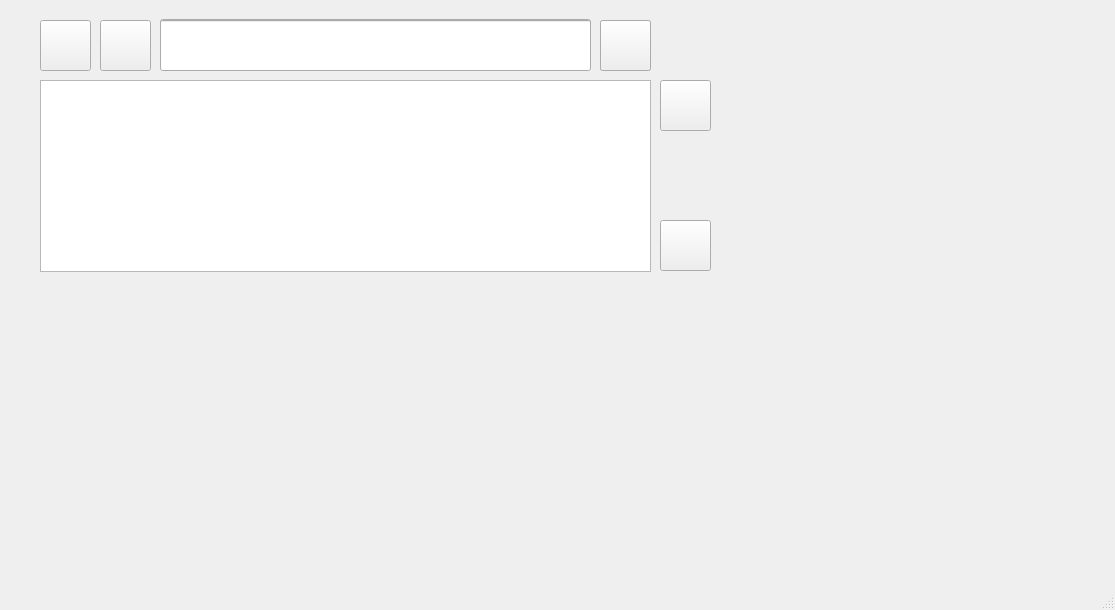
<?xml version="1.0" encoding="UTF-8"?>
<ui version="4.0">
 <class>MainWindow</class>
 <widget class="QMainWindow" name="MainWindow">
  <property name="geometry">
   <rect>
    <x>0</x>
    <y>0</y>
    <width>1115</width>
    <height>610</height>
   </rect>
  </property>
  <property name="windowTitle">
   <string>MainWindow</string>
  </property>
  <property name="iconSize">
   <size>
    <width>38</width>
    <height>38</height>
   </size>
  </property>
  <widget class="QWidget" name="centralwidget">
   <widget class="QTableView" name="tableView">
    <property name="geometry">
     <rect>
      <x>40</x>
      <y>80</y>
      <width>611</width>
      <height>192</height>
     </rect>
    </property>
   </widget>
   <widget class="QPushButton" name="btnAdd">
    <property name="geometry">
     <rect>
      <x>660</x>
      <y>80</y>
      <width>51</width>
      <height>51</height>
     </rect>
    </property>
    <property name="text">
     <string/>
    </property>
    <property name="icon">
     <iconset>
      <normaloff>:/pic/pic/add.svg</normaloff>:/pic/pic/add.svg</iconset>
    </property>
    <property name="iconSize">
     <size>
      <width>38</width>
      <height>38</height>
     </size>
    </property>
   </widget>
   <widget class="QPushButton" name="btndelete">
    <property name="geometry">
     <rect>
      <x>660</x>
      <y>220</y>
      <width>51</width>
      <height>51</height>
     </rect>
    </property>
    <property name="text">
     <string/>
    </property>
    <property name="icon">
     <iconset>
      <normaloff>:/pic/pic/clear.svg</normaloff>:/pic/pic/clear.svg</iconset>
    </property>
    <property name="iconSize">
     <size>
      <width>32</width>
      <height>32</height>
     </size>
    </property>
   </widget>
   <widget class="QPushButton" name="btnData">
    <property name="geometry">
     <rect>
      <x>40</x>
      <y>20</y>
      <width>51</width>
      <height>51</height>
     </rect>
    </property>
    <property name="text">
     <string/>
    </property>
    <property name="icon">
     <iconset>
      <normaloff>:/pic/database.svg</normaloff>:/pic/database.svg</iconset>
    </property>
    <property name="iconSize">
     <size>
      <width>38</width>
      <height>38</height>
     </size>
    </property>
   </widget>
   <widget class="QLineEdit" name="dataPath">
    <property name="geometry">
     <rect>
      <x>160</x>
      <y>19</y>
      <width>431</width>
      <height>51</height>
     </rect>
    </property>
   </widget>
   <widget class="QPushButton" name="btnOk">
    <property name="geometry">
     <rect>
      <x>600</x>
      <y>20</y>
      <width>51</width>
      <height>51</height>
     </rect>
    </property>
    <property name="text">
     <string/>
    </property>
    <property name="icon">
     <iconset>
      <normaloff>:/pic/ok.svg</normaloff>:/pic/ok.svg</iconset>
    </property>
    <property name="iconSize">
     <size>
      <width>38</width>
      <height>38</height>
     </size>
    </property>
   </widget>
   <widget class="QLabel" name="label">
    <property name="geometry">
     <rect>
      <x>0</x>
      <y>550</y>
      <width>1121</width>
      <height>20</height>
     </rect>
    </property>
    <property name="text">
     <string/>
    </property>
   </widget>
   <widget class="QPushButton" name="btnExport">
    <property name="geometry">
     <rect>
      <x>100</x>
      <y>20</y>
      <width>51</width>
      <height>51</height>
     </rect>
    </property>
    <property name="text">
     <string/>
    </property>
    <property name="icon">
     <iconset>
      <normaloff>:/pic/export.svg</normaloff>:/pic/export.svg</iconset>
    </property>
    <property name="iconSize">
     <size>
      <width>38</width>
      <height>38</height>
     </size>
    </property>
   </widget>
   <widget class="QLineEdit" name="exportPath">
    <property name="geometry">
     <rect>
      <x>160</x>
      <y>20</y>
      <width>431</width>
      <height>51</height>
     </rect>
    </property>
   </widget>
   <widget class="QPushButton" name="btnOkEport">
    <property name="geometry">
     <rect>
      <x>600</x>
      <y>20</y>
      <width>51</width>
      <height>51</height>
     </rect>
    </property>
    <property name="text">
     <string/>
    </property>
    <property name="icon">
     <iconset>
      <normaloff>:/pic/ok.svg</normaloff>:/pic/ok.svg</iconset>
    </property>
    <property name="iconSize">
     <size>
      <width>38</width>
      <height>38</height>
     </size>
    </property>
   </widget>
  </widget>
  <widget class="QMenuBar" name="menubar">
   <property name="geometry">
    <rect>
     <x>0</x>
     <y>0</y>
     <width>1115</width>
     <height>20</height>
    </rect>
   </property>
  </widget>
  <widget class="QStatusBar" name="statusbar"/>
 </widget>
 <resources/>
 <connections/>
</ui>
